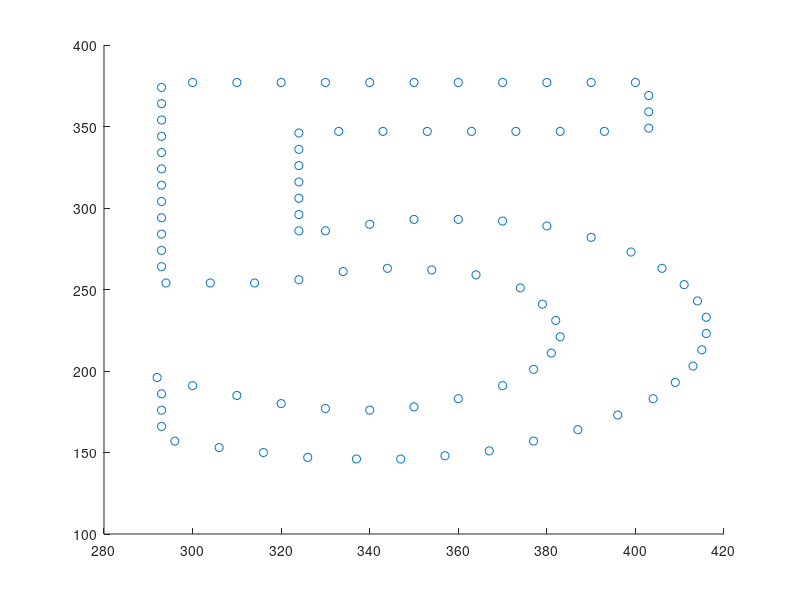

Reproduce this figure in MATLAB. (Note: this script raises an error after producing the figure.)
% @file     main.m
% @author   afruehstueck
% @date     07/02/2017

function [] = main() 
    clear;
    clc;

    dimX = [-10, 10];
    dimY = [-5, 5];
    scr = get(0, 'ScreenSize');  
   
    %%%%%%%%%%%%%%%%%%%%%%%%%%%%%%%%%%%%%%%%%%%%%%%
    %   FIVE dataset (94 data points)             %
    %%%%%%%%%%%%%%%%%%%%%%%%%%%%%%%%%%%%%%%%%%%%%%%
    %READ DATA FROM FILE
    data = dlmread('data_five.txt'); % read points from ASCII file
    
    x = data(1:size(data,1), 1);
    y = data(1:size(data,1), 2);
    
    sizez = size(x, 1);
    lin = linspace(0, 6*pi, sizez);
    %choose z-coords along sine curve
    z = -100 + 200 * sin(lin);
    
    fig_five = figure('Name', 'Five Viewer', 'NumberTitle', 'off', 'Position', [50 150 scr(3)/2 scr(3)/3]);
    hold on;
    axis auto;
    plot3(x, y, z, 'o');
    cubicSplines(x, y, z, 1);    
    
    %%%%%%%%%%%%%%%%%%%%%%%%%%%%%%%%%%%%%%%%%%%%%%%
    %   BUNNY dataset (73 data points)            %
    %%%%%%%%%%%%%%%%%%%%%%%%%%%%%%%%%%%%%%%%%%%%%%%
    %READ DATA FROM FILE
    data = dlmread('data_bunny.txt'); % read points from ASCII file
    x = data(1:size(data,1), 1);
    y = data(1:size(data,1), 2);
    
    sizez = size(x, 1);
    lin = linspace(0, 8*pi, sizez);
    %choose z-coords along sine curve
    z = -2*pi + 4*pi * sin(lin);
    
    fig_bunny = figure('Name', 'Bunny Viewer', 'NumberTitle', 'off', 'Position', [50 150 scr(3)/2 scr(3)/3]);
    hold on;
    axis auto;
    plot3(x, y, z, 'o');
    cubicSplines(x, y, z, 1);    
    
    %%%%%%%%%%%%%%%%%%%%%%%%%%%%%%%%%%%%%%%%%%%%%%%
    %   SPIRAL (generated)                        %
    %%%%%%%%%%%%%%%%%%%%%%%%%%%%%%%%%%%%%%%%%%%%%%%
    
    b = 0.3; %tightness
    a = 0; %angle
    N = 7; %num curls
    t = linspace(0, N*2*pi, 70);
    x = t'.* (b * cos(t(:) + a));
    y = t'.* (b * sin(t(:) + a));
    z = -t; %spiral upwards
    
    fig_spiral = figure('Name', 'Spiral Viewer', 'NumberTitle', 'off', 'Position', [50 150 scr(3)/2 scr(3)/3]);
    hold on;
    axis auto;
    plot3(x, y, z, 'o');
    cubicSplines(x, y, z, 0); 
    
    %test points
    %x = [-2, -1.4, -1.0, -0.8, 0.8, 1.3, 1.5];
    %y = [-1.1, -3.4, -2., -0.3, 1.3, 1.8, 3.5];
   
    %%%%%%%%%%%%%%%%%%%%%%%%%%%%%%%%%%%%%%%%%%%%%%%
    %   2D GENERATED NOISY FUNCTION               %
    %%%%%%%%%%%%%%%%%%%%%%%%%%%%%%%%%%%%%%%%%%%%%%%
    x = linspace(-7*pi,7*pi,12*pi);
    abscos = @(x)cos(x).*abs(x);
    [foo, y] = noisyFunction(x, 6., abscos);
    %[foo, y] = noisyFunction(x, 500., @polynomial, [2.8 -0.3 1.4 3.2]);
    fig_poly = figure('Name', '2D Function', 'NumberTitle', 'off', 'Position', [50 150 scr(3)/2 scr(3)/3]);
    hold on;
    axis auto;
    plot(x, y, 'o');
    cubicSplines(x, y); 
    
    %%%%%%%%%%%%%%%%%%%%%%%%%%%%%%%%%%%%%%%%%%%%%%%
    %   MOUSE PICKING                             %
    %%%%%%%%%%%%%%%%%%%%%%%%%%%%%%%%%%%%%%%%%%%%%%%
    
    fig_picking = figure('Name', 'Pick points', 'NumberTitle', 'off', 'Position', [50 150 scr(3)/2 scr(3)/3]);
    hold on;
    axis([dimX dimY]);  
    
    mousePicking(fig_picking, @cubicSplines);
end

function [x, y] = mousePicking(fig, fun) 
    % Give instructions
    disp('Left mouse button picks points.')
    disp('Right mouse button picks last point.')
    % Stores integer value for which button is pressed
    % 1 for left, 2 for middle, 3 for right
    button = 1; 
    pts = 0;
    
    while button == 1
        pts = pts+1;
        try %catch figure deletion error
            [x(pts), y(pts), button] = ginput(1); %Gets mouse click input
            cla(fig);
            plot(x, y, 'o');

            if pts == 1 %calculate for >=2 points 
                continue
            end

            fun(x, y);
        catch
            button = 0;
            fprintf('Figure closed.');
        end
    end
end